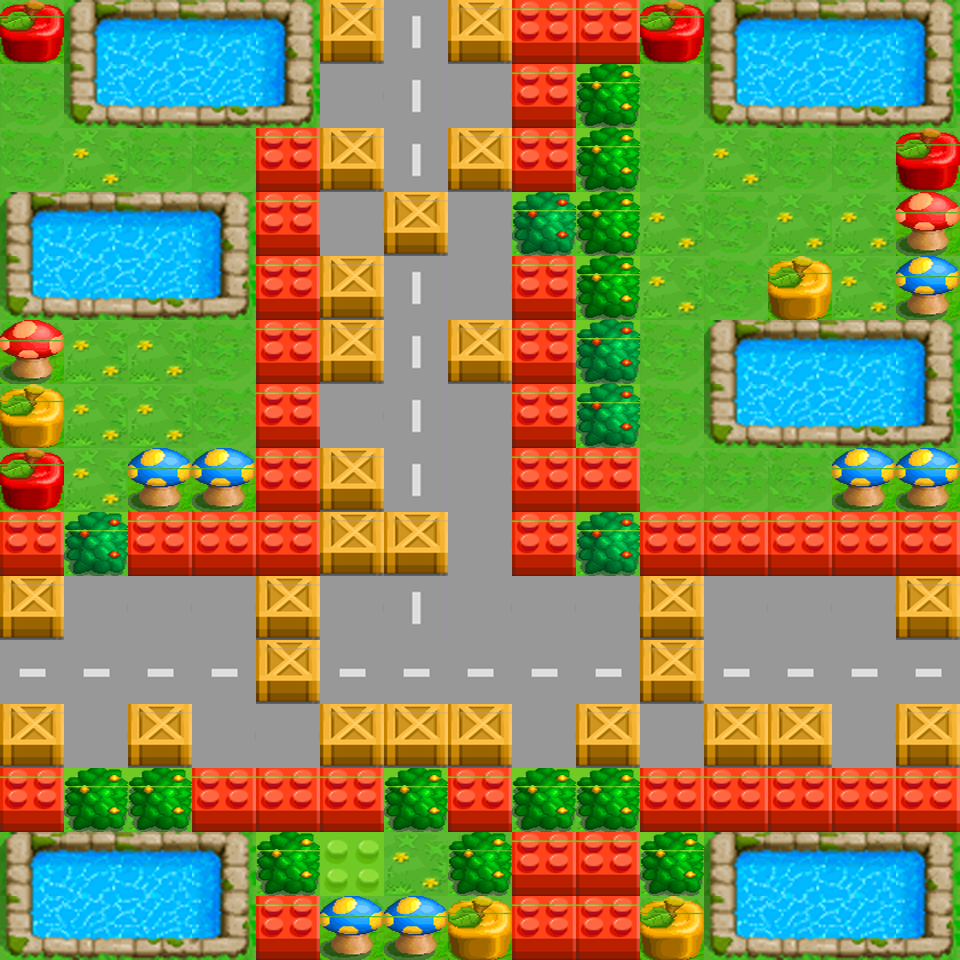

Rendered tile map (Tiled .tmx) drawn with the repository's tilesets; below, a short description and the map source with its tile grids summarised:
An orthogonal 15x15 tile map with 64x64 px tiles, 5 tile layers (background, level1, level2, level3, ...) and 1 object (player).

<map version="1.0" orientation="orthogonal" width="15" height="15" tilewidth="64" tileheight="64">
 <tileset firstgid="1" name="map_village_object" tilewidth="64" tileheight="64">
  <image source="map_village_object.png" width="640" height="640" />
  <tile id="0">
   <properties>
    <property name="Bombable" value="True" />
    <property name="Collidable" value="True" />
   </properties>
  </tile>
  <tile id="1">
   <properties>
    <property name="Bombable" value="True" />
    <property name="Collidable" value="True" />
   </properties>
  </tile>
  <tile id="2">
   <properties>
    <property name="Bombable" value="True" />
    <property name="Collidable" value="True" />
   </properties>
  </tile>
  <tile id="3">
   <properties>
    <property name="Bombable" value="True" />
    <property name="Collidable" value="True" />
   </properties>
  </tile>
  <tile id="4">
   <properties>
    <property name="Bombable" value="True" />
    <property name="Collidable" value="True" />
   </properties>
  </tile>
  <tile id="5">
   <properties>
    <property name="Bombable" value="True" />
    <property name="Pushable" value="True" />
   </properties>
  </tile>
  <tile id="6">
   <properties>
    <property name="Hideable" value="True" />
   </properties>
  </tile>
  <tile id="7">
   <properties>
    <property name="Hideable" value="True" />
   </properties>
  </tile>
  <tile id="20">
   <properties>
    <property name="Collidable" value="True" />
   </properties>
  </tile>
  <tile id="21">
   <properties>
    <property name="Collidable" value="True" />
   </properties>
  </tile>
  <tile id="22">
   <properties>
    <property name="Collidable" value="True" />
   </properties>
  </tile>
  <tile id="23">
   <properties>
    <property name="Collidable" value="True" />
   </properties>
  </tile>
  <tile id="25">
   <properties>
    <property name="Collidable" value="True" />
   </properties>
  </tile>
  <tile id="30">
   <properties>
    <property name="Collidable" value="True" />
   </properties>
  </tile>
  <tile id="31">
   <properties>
    <property name="Collidable" value="True" />
   </properties>
  </tile>
  <tile id="32">
   <properties>
    <property name="Collidable" value="True" />
   </properties>
  </tile>
  <tile id="33">
   <properties>
    <property name="Collidable" value="True" />
   </properties>
  </tile>
 </tileset>
 <layer name="background" width="15" height="15">
  <data>[225 cells, 225 non-empty, 6 distinct tile ids]</data>
 </layer>
 <layer name="level1" width="15" height="15">
  <data>[225 cells, 26 non-empty, 1 distinct tile ids]</data>
 </layer>
 <layer name="level2" width="15" height="15">
  <data>[225 cells, 48 non-empty, 8 distinct tile ids]</data>
 </layer>
 <layer name="level3" width="15" height="15">
  <data>[225 cells, 57 non-empty, 5 distinct tile ids]</data>
 </layer>
 <layer name="level4" width="15" height="15">
  <data>[225 cells, 17 non-empty, 2 distinct tile ids]</data>
 </layer>
 <objectgroup name="objects" width="15" height="15">
  <object name="player" x="96" y="672" width="64" height="64" />
 </objectgroup>
</map>